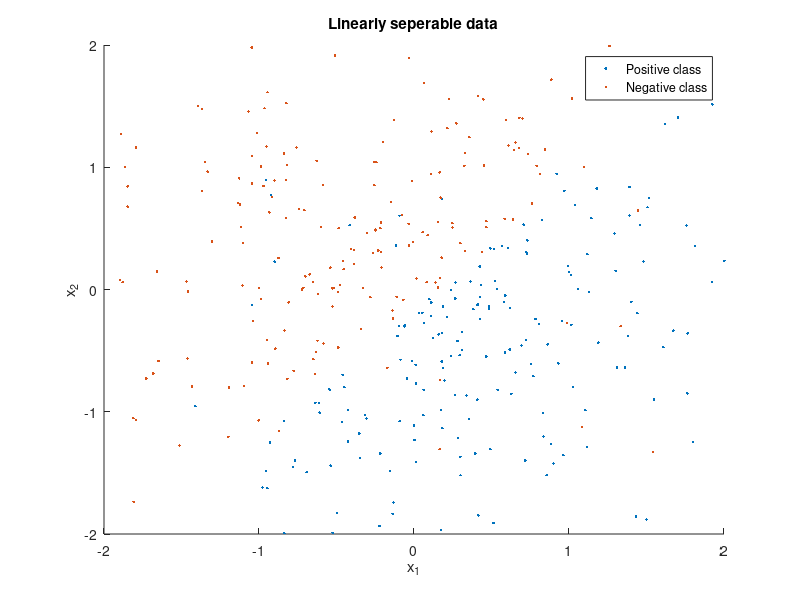

Source code (MATLAB): (Note: this script raises an error after producing the figure.)
%Initialization (Dataset: LinearlySeprerableData.csv)
clear all;clc;
data=csvread('LinearlySeprerableData.csv');

%Zscore Normalization
data(:,1:end-1)=zscore(data(:,1:end-1));

%Inputs  & Target of inputs
x = data(:,1:end-1);
y = data(:,end);
figure
hold on
scatter(x(y==1,1),x(y==1,2),'.b')
scatter(x(y==-1,1),x(y==-1,2),'.r')
axis ([-2 2 -2 2])
title('Linearly seperable data')
xlabel('{x_1}'),ylabel('{x_2}')
legend('Positive class','Negative class')
hold off

%Total number of data points
N = length(data);

%Regularization parameter, C (optimal) using Cross-Validation techniques
C = 0.5;

%Tolerence
tol = 10e-5;

%Lagrange Multipliers
alpha = zeros(N,1);

%Initialize Bias
bias = 0;


%Sequential Minimal Optimization (SMO) Algorithm
while (1)
    
    changed_alphas=0;
    N=size(y,1);
    fprintf('Possible support vectors: %d',N)
    
    for i=1:N
        Ei=sum(alpha.*y.*kernel(x,x(i,:),'l'))-y(i);
        
        if ((Ei*y(i) < -tol) && alpha(i) < C) || (Ei*y(i) > tol && (alpha(i) > 0))
            
            for j=[1:i-1,i+1:N]
                Ej=sum(alpha.*y.*kernel(x,x(j,:),'l'))-y(j);
                  alpha_iold=alpha(i);
                  alpha_jold=alpha(j);
                  if y(i)~=y(j)
                      L=max(0,alpha(j)-alpha(i));
                      H=min(C,C+alpha(j)-alpha(i));
                  else 
                      L=max(0,alpha(i)+alpha(j)-C);
                      H=min(C,alpha(i)+alpha(j));
                  end
                  if (L==H)
                      continue
                  end
                  
                  eta = 2*kernel(x(j,:),x(i,:),'l')-kernel(x(i,:),x(i,:),'l')-kernel(x(j,:),x(j,:),'l');
                  
                  if eta>=0
                      continue
                  end
                  
                  alpha(j)=alpha(j)-( y(j)*(Ei-Ej) )/eta;
                  
                  if alpha(j) > H
                      alpha(j) = H;
                  elseif alpha(j) < L
                      alpha(j) = L;
                  end
                  if norm(alpha(j)-alpha_jold) < tol
                      continue
                  end
                  
                  alpha(i)=alpha(i) + y(i)*y(j)*(alpha_jold-alpha(j));
                  
                  b1 = bias - Ei - y(i)*(alpha(i)-alpha_iold)*kernel(x(i,:),x(i,:),'l')...
                      -y(j)*(alpha(j)-alpha_jold)*kernel(x(i,:),x(j,:),'l');
                  
                  b2 = bias - Ej - y(i)*(alpha(i)-alpha_iold)*kernel(x(i,:),x(j,:),'l')...
                      -y(j)*(alpha(j)-alpha_jold)*kernel(x(j,:),x(j,:),'l');
           
                  if 0<alpha(i)<C
                      bias=b1;
                  elseif 0<alpha(j)<C
                      bias=b2;
                  else
                      bias=(b1+b2)/2;
                  end
                  
                  changed_alphas=changed_alphas+1;
            end
        end
    end
    
    if changed_alphas==0
        break
    end
    
    x=x((find(alpha~=0)),:);
    y=y((find(alpha~=0)),:);
    alpha=alpha((find(alpha~=0)),:);
end


%Weights
W=sum(alpha.*y.*x)

%Bias
bias =mean( y - x*W')


%Support Vectors
fprintf('Number of support Vectors : %d',N)
Xsupport=x;Ysupport=y;

%Accuracy and F-measure
x=data(:,1:end-1);y=data(:,end);
fx=sign(W*x'+bias)';
[~, Accuracy, F_measure ] = confusionMatrix( y,fx )


%Plotting the Decision Boundry
figure
hold on
scatter(x(y==1,1),x(y==1,2),'.b')
scatter(x(y==-1,1),x(y==-1,2),'.r')
scatter(Xsupport(Ysupport==1,1),Xsupport(Ysupport==1,2),'b')
scatter(Xsupport(Ysupport==-1,1),Xsupport(Ysupport==-1,2),'r')
syms x1 x2
fn=vpa((-bias-W(1)*x1)/W(2),6);
fn1=vpa((-1-bias-W(1)*x1)/W(2),6);
fn2=vpa((1-bias-W(1)*x1)/W(2),6);
fplot(fn,'Linewidth',2);
fplot(fn1,'Linewidth',1);
fplot(fn2,'Linewidth',1);
axis ([-2 2 -2 2])
title('Classification using SVM (Linear Kernel & SMO)')
xlabel('{x_1}'),ylabel('{x_2}')
legend('Positive class','Negative class')
hold off